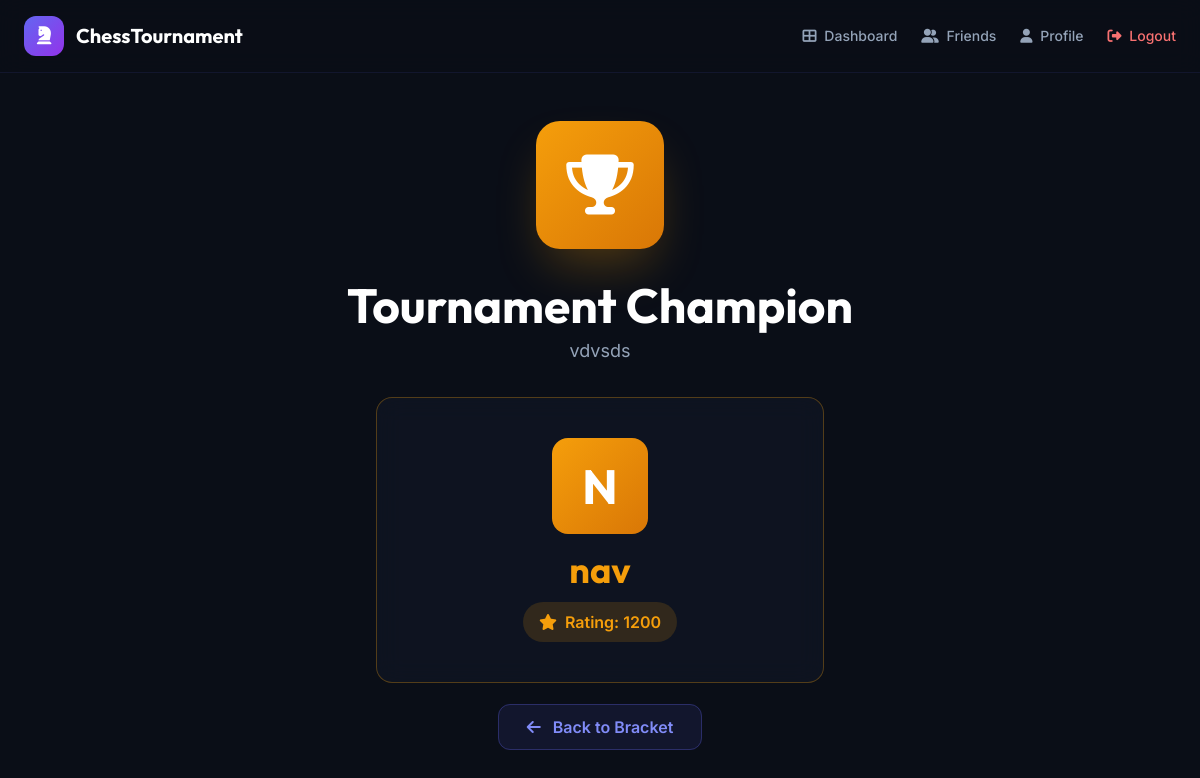
The app's page /tournament/7/champion/ (signed in) with its own data.
### tournaments/models.py (models this page shows, shortened)
class Tournament(models.Model):
    STATUS_CHOICES = (
        ('waiting', 'Waiting for Players'),
        ('in_progress', 'In Progress'),
        ('completed', 'Completed'),
    )
    name = models.CharField(max_length=100)
    invite_code = models.CharField(max_length=8, unique=True, default=generate_invite_code)
    host = models.ForeignKey(settings.AUTH_USER_MODEL, on_delete=models.CASCADE, related_name='hosted_tournaments')
    max_players = models.IntegerField(default=8)
    status = models.CharField(max_length=20, choices=STATUS_CHOICES, default='waiting')
    created_at = models.DateTimeField(auto_now_add=True)

### accounts/models.py (models this page shows, shortened)
class User(AbstractUser):
    rating = models.IntegerField(default=1200)

### tournaments/views.py (the view)
# urls.py: path('<int:pk>/champion/', views.champion_view, name='champion'),
@login_required
def champion_view(request, pk):
    tournament = get_object_or_404(Tournament, pk=pk)
    final_match = tournament.matches.order_by('-round_number').first()
    champion = final_match.winner if final_match else None
    all_matches = tournament.matches.filter(status='completed').select_related('winner', 'player1', 'player2')
    return render(request, 'tournaments/champion.html', {
        'tournament': tournament,
        'champion': champion,
        'final_match': final_match,
    })

### accounts/context_processors.py (called while the page is built)
def notifications(request):
    if request.user.is_authenticated:
        pending_friend_count = FriendRequest.objects.filter(
            to_user=request.user, status='pending'
        ).count()
        pending_invite_count = RoomInvite.objects.filter(
            invited_user=request.user, status='pending',
            room__status='waiting'
        ).count()
        return {
            'pending_friend_count': pending_friend_count,
            'pending_invite_count': pending_invite_count,
        }
    return {}

### templates/tournaments/champion.html (shortened to what this page needs)
{% extends 'base.html' %}
{% block content %}
<div class="min-h-[80vh] flex items-center justify-center px-6 py-12 relative overflow-hidden">
    <div class="text-center animate-fadeInUp relative z-10">
        <div class="trophy-animate mb-8">
            <div class="w-32 h-32 mx-auto rounded-3xl bg-gradient-to-br from-gold to-amber-600 flex items-center justify-center shadow-2xl shadow-gold/30">
                <i class="fas fa-trophy text-white text-6xl"></i>
            </div>
        </div>
        <h1 class="text-5xl font-display font-bold text-white mb-2">Tournament Champion</h1>
        <p class="text-slate-400 text-lg mb-8">{{ tournament.name }}</p>
        {% if champion %}
        <div class="glass-card p-10 max-w-md mx-auto mb-8" style="border-color: rgba(245, 158, 11, 0.3);">
            <div class="w-24 h-24 mx-auto mb-4 rounded-2xl bg-gradient-to-br from-gold to-amber-600 flex items-center justify-center text-5xl font-display font-bold text-white">
                {{ champion.username.0|upper }}
            </div>
            <h2 class="text-4xl font-display font-bold text-gold champion-name">{{ champion.username }}</h2>
            <div class="flex items-center justify-center gap-2 mt-3">
                <span class="px-4 py-2 rounded-full bg-gold/15 text-gold font-semibold">
                    <i class="fas fa-star mr-1"></i> Rating: {{ champion.rating }}
                </span>
            </div>
        </div>
        {% else %}
        <div class="glass-card p-10 max-w-md mx-auto mb-8">
            <p class="text-slate-400 text-lg">Tournament is not yet complete.</p>
        </div>
        {% endif %}
        <a href="{% url 'tournament_detail' pk=tournament.pk %}" class="btn-secondary">
            <i class="fas fa-arrow-left mr-2"></i> Back to Bracket
        </a>
    </div>
</div>
{% endblock %}

### templates/base.html (style rules this page uses)
* { margin: 0; padding: 0; box-sizing: border-box; }
body { font-family: 'Inter', sans-serif; background: #0a0e17; color: #e2e8f0; min-height: 100vh; }
h1, h2, h3, h4, h5, h6 { font-family: 'Outfit', sans-serif; }
.animate-fadeInUp { animation: fadeInUp 0.6s ease-out; }
.glass-card { background: rgba(17, 24, 39, 0.6); backdrop-filter: blur(12px); border: 1px solid rgba(99, 102, 241, 0.15); border-radius: 16px; transition: all 0.3s ease; }
.btn-secondary { background: rgba(99, 102, 241, 0.1); color: #818cf8; padding: 12px 28px; border-radius: 12px; font-weight: 600; border: 1px solid rgba(99, 102, 241, 0.3); cursor: pointer; transition: all 0.3s ease; }

### templates/tournaments/champion.html (style rules this page uses)
.trophy-animate { animation: trophy-bounce 2s ease-in-out infinite; }
.champion-name { animation: glow-pulse 2s ease-in-out infinite; }

### records on screen
Tournament: name "vdvsds"
User: username.0 "N", username "nav", rating "1200"
